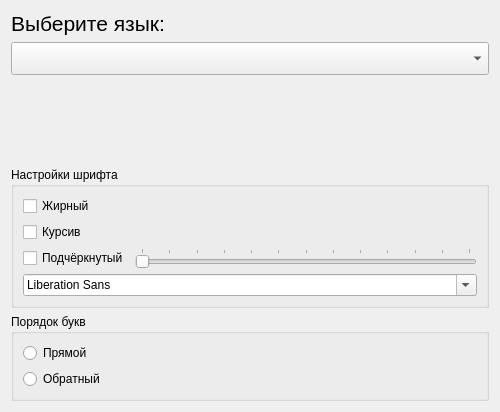
<?xml version="1.0" encoding="UTF-8"?>
<ui version="4.0">
 <class>HelloWorldForm</class>
 <widget class="QWidget" name="HelloWorldForm">
  <property name="geometry">
   <rect>
    <x>0</x>
    <y>0</y>
    <width>500</width>
    <height>375</height>
   </rect>
  </property>
  <property name="windowTitle">
   <string>Form</string>
  </property>
  <layout class="QVBoxLayout" name="verticalLayout">
   <item>
    <widget class="QLabel" name="label">
     <property name="font">
      <font>
       <family>Arial</family>
       <pointsize>16</pointsize>
       <weight>50</weight>
       <italic>false</italic>
       <bold>false</bold>
       <underline>false</underline>
      </font>
     </property>
     <property name="text">
      <string>Выберите язык:</string>
     </property>
    </widget>
   </item>
   <item>
    <widget class="QComboBox" name="language_comboBox">
     <property name="font">
      <font>
       <family>Arial</family>
       <pointsize>16</pointsize>
      </font>
     </property>
     <property name="editable">
      <bool>false</bool>
     </property>
    </widget>
   </item>
   <item>
    <widget class="QLabel" name="hello_label">
     <property name="sizePolicy">
      <sizepolicy hsizetype="Preferred" vsizetype="MinimumExpanding">
       <horstretch>0</horstretch>
       <verstretch>0</verstretch>
      </sizepolicy>
     </property>
     <property name="minimumSize">
      <size>
       <width>0</width>
       <height>80</height>
      </size>
     </property>
     <property name="font">
      <font>
       <family>Arial</family>
       <pointsize>8</pointsize>
      </font>
     </property>
     <property name="text">
      <string/>
     </property>
    </widget>
   </item>
   <item>
    <widget class="QGroupBox" name="groupBox">
     <property name="sizePolicy">
      <sizepolicy hsizetype="Expanding" vsizetype="Fixed">
       <horstretch>0</horstretch>
       <verstretch>0</verstretch>
      </sizepolicy>
     </property>
     <property name="title">
      <string>Настройки шрифта</string>
     </property>
     <layout class="QVBoxLayout" name="verticalLayout_5">
      <item>
       <layout class="QHBoxLayout" name="horizontalLayout">
        <item>
         <layout class="QVBoxLayout" name="verticalLayout_2">
          <item>
           <widget class="QCheckBox" name="bold_checkBox">
            <property name="text">
             <string>Жирный</string>
            </property>
           </widget>
          </item>
          <item>
           <widget class="QCheckBox" name="italic_checkBox">
            <property name="text">
             <string>Курсив</string>
            </property>
           </widget>
          </item>
          <item>
           <widget class="QCheckBox" name="underline_checkBox">
            <property name="text">
             <string>Подчёркнутый</string>
            </property>
           </widget>
          </item>
         </layout>
        </item>
        <item>
         <layout class="QVBoxLayout" name="verticalLayout_4">
          <item>
           <widget class="QLabel" name="fontSize_label">
            <property name="text">
             <string/>
            </property>
           </widget>
          </item>
          <item>
           <widget class="QSlider" name="fontSize_slideBar">
            <property name="minimum">
             <number>8</number>
            </property>
            <property name="maximum">
             <number>32</number>
            </property>
            <property name="orientation">
             <enum>Qt::Horizontal</enum>
            </property>
            <property name="invertedControls">
             <bool>false</bool>
            </property>
            <property name="tickPosition">
             <enum>QSlider::TicksAbove</enum>
            </property>
            <property name="tickInterval">
             <number>2</number>
            </property>
           </widget>
          </item>
         </layout>
        </item>
       </layout>
      </item>
      <item>
       <widget class="QFontComboBox" name="font_ComboBox"/>
      </item>
     </layout>
    </widget>
   </item>
   <item>
    <widget class="QGroupBox" name="groupBox_2">
     <property name="sizePolicy">
      <sizepolicy hsizetype="Preferred" vsizetype="Fixed">
       <horstretch>0</horstretch>
       <verstretch>0</verstretch>
      </sizepolicy>
     </property>
     <property name="title">
      <string>Порядок букв</string>
     </property>
     <layout class="QVBoxLayout" name="verticalLayout_3">
      <item>
       <widget class="QRadioButton" name="straight_radioButton">
        <property name="text">
         <string>Прямой</string>
        </property>
       </widget>
      </item>
      <item>
       <widget class="QRadioButton" name="reversed_radioButton">
        <property name="text">
         <string>Обратный</string>
        </property>
       </widget>
      </item>
     </layout>
    </widget>
   </item>
  </layout>
 </widget>
 <resources/>
 <connections/>
</ui>
